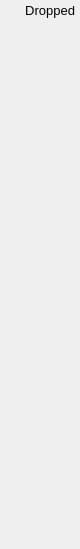
    <widget class="PyDMFrame" name="composite">
      <property name="geometry">
        <rect>
          <x>610</x>
          <y>40</y>
          <width>80</width>
          <height>549</height>
        </rect>
      </property>
      <widget class="QLabel" name="text_7">
        <property name="geometry">
          <rect>
            <x>5</x>
            <y>0</y>
            <width>70</width>
            <height>20</height>
          </rect>
        </property>
        <property name="text">
          <string>Dropped</string>
        </property>
        <property name="font" stdset="0">
          <font>
            <pointsize>10</pointsize>
          </font>
        </property>
        <property name="brush" stdset="0">
          <brush brushstyle="SolidPattern">
            <color alpha="255">
              <red>0</red>
              <green>0</green>
              <blue>0</blue>
            </color>
          </brush>
        </property>
        <property name="toolTip">
          <string>text_7</string>
        </property>
        <property name="alignment">
          <set>Qt::AlignRight|Qt::AlignTrailing|Qt::AlignVCenter</set>
        </property>
        <property name="styleSheet">
          <string notr="true">QLabel#text_7 {
  color: rgb(0, 0, 0);
  }</string>
        </property>
      </widget>
      <widget class="PyDMLabel" name="text_update_84">
        <property name="geometry">
          <rect>
            <x>0</x>
            <y>31</y>
            <width>80</width>
            <height>18</height>
          </rect>
        </property>
        <property name="toolTip">
          <string>PV: ${P}image1:DroppedArrays_RBV</string>
        </property>
        <property name="channel" stdset="0">
          <string>ca://${P}image1:DroppedArrays_RBV</string>
        </property>
        <property name="font" stdset="0">
          <font>
            <pointsize>10</pointsize>
          </font>
        </property>
        <property name="alignment">
          <set>Qt::AlignCenter</set>
        </property>
        <property name="textInteractionFlags">
          <set>Qt::TextSelectableByKeyboard|Qt::TextSelectableByMouse</set>
        </property>
        <property name="styleSheet">
          <string notr="true">PyDMLabel#text_update_84 {
  color: rgb(10, 0, 184);
  background-color: rgb(187, 187, 187);
  }</string>
        </property>
      </widget>
      <widget class="PyDMLabel" name="text_update_85">
        <property name="geometry">
          <rect>
            <x>0</x>
            <y>56</y>
            <width>80</width>
            <height>18</height>
          </rect>
        </property>
        <property name="toolTip">
          <string>PV: ${P}Proc1:DroppedArrays_RBV</string>
        </property>
        <property name="channel" stdset="0">
          <string>ca://${P}Proc1:DroppedArrays_RBV</string>
        </property>
        <property name="font" stdset="0">
          <font>
            <pointsize>10</pointsize>
          </font>
        </property>
        <property name="alignment">
          <set>Qt::AlignCenter</set>
        </property>
        <property name="textInteractionFlags">
          <set>Qt::TextSelectableByKeyboard|Qt::TextSelectableByMouse</set>
        </property>
        <property name="styleSheet">
          <string notr="true">PyDMLabel#text_update_85 {
  color: rgb(10, 0, 184);
  background-color: rgb(187, 187, 187);
  }</string>
        </property>
      </widget>
      <widget class="PyDMLabel" name="text_update_86">
        <property name="geometry">
          <rect>
            <x>0</x>
            <y>81</y>
            <width>80</width>
            <height>18</height>
          </rect>
        </property>
        <property name="toolTip">
          <string>PV: ${P}Trans1:DroppedArrays_RBV</string>
        </property>
        <property name="channel" stdset="0">
          <string>ca://${P}Trans1:DroppedArrays_RBV</string>
        </property>
        <property name="font" stdset="0">
          <font>
            <pointsize>10</pointsize>
          </font>
        </property>
        <property name="alignment">
          <set>Qt::AlignCenter</set>
        </property>
        <property name="textInteractionFlags">
          <set>Qt::TextSelectableByKeyboard|Qt::TextSelectableByMouse</set>
        </property>
        <property name="styleSheet">
          <string notr="true">PyDMLabel#text_update_86 {
  color: rgb(10, 0, 184);
  background-color: rgb(187, 187, 187);
  }</string>
        </property>
      </widget>
      <widget class="PyDMLabel" name="text_update_87">
        <property name="geometry">
          <rect>
            <x>0</x>
            <y>106</y>
            <width>80</width>
            <height>18</height>
          </rect>
        </property>
        <property name="toolTip">
          <string>PV: ${P}CC1:DroppedArrays_RBV</string>
        </property>
        <property name="channel" stdset="0">
          <string>ca://${P}CC1:DroppedArrays_RBV</string>
        </property>
        <property name="font" stdset="0">
          <font>
            <pointsize>10</pointsize>
          </font>
        </property>
        <property name="alignment">
          <set>Qt::AlignCenter</set>
        </property>
        <property name="textInteractionFlags">
          <set>Qt::TextSelectableByKeyboard|Qt::TextSelectableByMouse</set>
        </property>
        <property name="styleSheet">
          <string notr="true">PyDMLabel#text_update_87 {
  color: rgb(10, 0, 184);
  background-color: rgb(187, 187, 187);
  }</string>
        </property>
      </widget>
      <widget class="PyDMLabel" name="text_update_88">
        <property name="geometry">
          <rect>
            <x>0</x>
            <y>131</y>
            <width>80</width>
            <height>18</height>
          </rect>
        </property>
        <property name="toolTip">
          <string>PV: ${P}CC2:DroppedArrays_RBV</string>
        </property>
        <property name="channel" stdset="0">
          <string>ca://${P}CC2:DroppedArrays_RBV</string>
        </property>
        <property name="font" stdset="0">
          <font>
            <pointsize>10</pointsize>
          </font>
        </property>
        <property name="alignment">
          <set>Qt::AlignCenter</set>
        </property>
        <property name="textInteractionFlags">
          <set>Qt::TextSelectableByKeyboard|Qt::TextSelectableByMouse</set>
        </property>
        <property name="styleSheet">
          <string notr="true">PyDMLabel#text_update_88 {
  color: rgb(10, 0, 184);
  background-color: rgb(187, 187, 187);
  }</string>
        </property>
      </widget>
      <widget class="PyDMLabel" name="text_update_89">
        <property name="geometry">
          <rect>
            <x>0</x>
            <y>156</y>
            <width>80</width>
            <height>18</height>
          </rect>
        </property>
        <property name="toolTip">
          <string>PV: ${P}Over1:DroppedArrays_RBV</string>
        </property>
        <property name="channel" stdset="0">
          <string>ca://${P}Over1:DroppedArrays_RBV</string>
        </property>
        <property name="font" stdset="0">
          <font>
            <pointsize>10</pointsize>
          </font>
        </property>
        <property name="alignment">
          <set>Qt::AlignCenter</set>
        </property>
        <property name="textInteractionFlags">
          <set>Qt::TextSelectableByKeyboard|Qt::TextSelectableByMouse</set>
        </property>
        <property name="styleSheet">
          <string notr="true">PyDMLabel#text_update_89 {
  color: rgb(10, 0, 184);
  background-color: rgb(187, 187, 187);
  }</string>
        </property>
      </widget>
      <widget class="PyDMLabel" name="text_update_90">
        <property name="geometry">
          <rect>
            <x>0</x>
            <y>181</y>
            <width>80</width>
            <height>18</height>
          </rect>
        </property>
        <property name="toolTip">
          <string>PV: ${P}ROI1:DroppedArrays_RBV</string>
        </property>
        <property name="channel" stdset="0">
          <string>ca://${P}ROI1:DroppedArrays_RBV</string>
        </property>
        <property name="font" stdset="0">
          <font>
            <pointsize>10</pointsize>
          </font>
        </property>
        <property name="alignment">
          <set>Qt::AlignCenter</set>
        </property>
        <property name="textInteractionFlags">
          <set>Qt::TextSelectableByKeyboard|Qt::TextSelectableByMouse</set>
        </property>
        <property name="styleSheet">
          <string notr="true">PyDMLabel#text_update_90 {
  color: rgb(10, 0, 184);
  background-color: rgb(187, 187, 187);
  }</string>
        </property>
      </widget>
      <widget class="PyDMLabel" name="text_update_91">
        <property name="geometry">
          <rect>
            <x>0</x>
            <y>206</y>
            <width>80</width>
            <height>18</height>
          </rect>
        </property>
        <property name="toolTip">
          <string>PV: ${P}ROI2:DroppedArrays_RBV</string>
        </property>
        <property name="channel" stdset="0">
          <string>ca://${P}ROI2:DroppedArrays_RBV</string>
        </property>
        <property name="font" stdset="0">
          <font>
            <pointsize>10</pointsize>
          </font>
        </property>
        <property name="alignment">
          <set>Qt::AlignCenter</set>
        </property>
        <property name="textInteractionFlags">
          <set>Qt::TextSelectableByKeyboard|Qt::TextSelectableByMouse</set>
        </property>
        <property name="styleSheet">
          <string notr="true">PyDMLabel#text_update_91 {
  color: rgb(10, 0, 184);
  background-color: rgb(187, 187, 187);
  }</string>
        </property>
      </widget>
      <widget class="PyDMLabel" name="text_update_92">
        <property name="geometry">
          <rect>
            <x>0</x>
            <y>231</y>
            <width>80</width>
            <height>18</height>
          </rect>
        </property>
        <property name="toolTip">
          <string>PV: ${P}ROI3:DroppedArrays_RBV</string>
        </property>
        <property name="channel" stdset="0">
          <string>ca://${P}ROI3:DroppedArrays_RBV</string>
        </property>
        <property name="font" stdset="0">
          <font>
            <pointsize>10</pointsize>
          </font>
        </property>
        <property name="alignment">
          <set>Qt::AlignCenter</set>
        </property>
        <property name="textInteractionFlags">
          <set>Qt::TextSelectableByKeyboard|Qt::TextSelectableByMouse</set>
        </property>
        <property name="styleSheet">
          <string notr="true">PyDMLabel#text_update_92 {
  color: rgb(10, 0, 184);
  background-color: rgb(187, 187, 187);
  }</string>
        </property>
      </widget>
      <widget class="PyDMLabel" name="text_update_93">
        <property name="geometry">
          <rect>
            <x>0</x>
            <y>256</y>
            <width>80</width>
            <height>18</height>
          </rect>
        </property>
        <property name="toolTip">
          <string>PV: ${P}ROI4:DroppedArrays_RBV</string>
        </property>
        <property name="channel" stdset="0">
          <string>ca://${P}ROI4:DroppedArrays_RBV</string>
        </property>
        <property name="font" stdset="0">
          <font>
            <pointsize>10</pointsize>
          </font>
        </property>
        <property name="alignment">
          <set>Qt::AlignCenter</set>
        </property>
        <property name="textInteractionFlags">
          <set>Qt::TextSelectableByKeyboard|Qt::TextSelectableByMouse</set>
        </property>
        <property name="styleSheet">
          <string notr="true">PyDMLabel#text_update_93 {
  color: rgb(10, 0, 184);
  background-color: rgb(187, 187, 187);
  }</string>
        </property>
      </widget>
      <widget class="PyDMLabel" name="text_update_94">
        <property name="geometry">
          <rect>
            <x>0</x>
            <y>281</y>
            <width>80</width>
            <height>18</height>
          </rect>
        </property>
        <property name="toolTip">
          <string>PV: ${P}Stats1:DroppedArrays_RBV</string>
        </property>
        <property name="channel" stdset="0">
          <string>ca://${P}Stats1:DroppedArrays_RBV</string>
        </property>
        <property name="font" stdset="0">
          <font>
            <pointsize>10</pointsize>
          </font>
        </property>
        <property name="alignment">
          <set>Qt::AlignCenter</set>
        </property>
        <property name="textInteractionFlags">
          <set>Qt::TextSelectableByKeyboard|Qt::TextSelectableByMouse</set>
        </property>
        <property name="styleSheet">
          <string notr="true">PyDMLabel#text_update_94 {
  color: rgb(10, 0, 184);
  background-color: rgb(187, 187, 187);
  }</string>
        </property>
      </widget>
      <widget class="PyDMLabel" name="text_update_95">
        <property name="geometry">
          <rect>
            <x>0</x>
            <y>306</y>
            <width>80</width>
            <height>18</height>
          </rect>
        </property>
        <property name="toolTip">
          <string>PV: ${P}Stats2:DroppedArrays_RBV</string>
        </property>
        <property name="channel" stdset="0">
          <string>ca://${P}Stats2:DroppedArrays_RBV</string>
        </property>
        <property name="font" stdset="0">
          <font>
            <pointsize>10</pointsize>
          </font>
        </property>
        <property name="alignment">
          <set>Qt::AlignCenter</set>
        </property>
        <property name="textInteractionFlags">
          <set>Qt::TextSelectableByKeyboard|Qt::TextSelectableByMouse</set>
        </property>
        <property name="styleSheet">
          <string notr="true">PyDMLabel#text_update_95 {
  color: rgb(10, 0, 184);
  background-color: rgb(187, 187, 187);
  }</string>
        </property>
      </widget>
      <widget class="PyDMLabel" name="text_update_96">
        <property name="geometry">
          <rect>
            <x>0</x>
            <y>331</y>
            <width>80</width>
            <height>18</height>
          </rect>
        </property>
        <property name="toolTip">
          <string>PV: ${P}Stats3:DroppedArrays_RBV</string>
        </property>
        <property name="channel" stdset="0">
          <string>ca://${P}Stats3:DroppedArrays_RBV</string>
        </property>
        <property name="font" stdset="0">
          <font>
            <pointsize>10</pointsize>
          </font>
        </property>
        <property name="alignment">
          <set>Qt::AlignCenter</set>
        </property>
        <property name="textInteractionFlags">
          <set>Qt::TextSelectableByKeyboard|Qt::TextSelectableByMouse</set>
        </property>
        <property name="styleSheet">
          <string notr="true">PyDMLabel#text_update_96 {
  color: rgb(10, 0, 184);
  background-color: rgb(187, 187, 187);
  }</string>
        </property>
      </widget>
      <widget class="PyDMLabel" name="text_update_97">
        <property name="geometry">
          <rect>
            <x>0</x>
            <y>356</y>
            <width>80</width>
            <height>18</height>
          </rect>
        </property>
        <property name="toolTip">
          <string>PV: ${P}Stats4:DroppedArrays_RBV</string>
        </property>
        <property name="channel" stdset="0">
          <string>ca://${P}Stats4:DroppedArrays_RBV</string>
        </property>
        <property name="font" stdset="0">
          <font>
            <pointsize>10</pointsize>
          </font>
        </property>
        <property name="alignment">
          <set>Qt::AlignCenter</set>
        </property>
        <property name="textInteractionFlags">
          <set>Qt::TextSelectableByKeyboard|Qt::TextSelectableByMouse</set>
        </property>
        <property name="styleSheet">
          <string notr="true">PyDMLabel#text_update_97 {
  color: rgb(10, 0, 184);
  background-color: rgb(187, 187, 187);
  }</string>
        </property>
      </widget>
      <widget class="PyDMLabel" name="text_update_98">
        <property name="geometry">
          <rect>
            <x>0</x>
            <y>381</y>
            <width>80</width>
            <height>18</height>
          </rect>
        </property>
        <property name="toolTip">
          <string>PV: ${P}Stats5:DroppedArrays_RBV</string>
        </property>
        <property name="channel" stdset="0">
          <string>ca://${P}Stats5:DroppedArrays_RBV</string>
        </property>
        <property name="font" stdset="0">
          <font>
            <pointsize>10</pointsize>
          </font>
        </property>
        <property name="alignment">
          <set>Qt::AlignCenter</set>
        </property>
        <property name="textInteractionFlags">
          <set>Qt::TextSelectableByKeyboard|Qt::TextSelectableByMouse</set>
        </property>
        <property name="styleSheet">
          <string notr="true">PyDMLabel#text_update_98 {
  color: rgb(10, 0, 184);
  background-color: rgb(187, 187, 187);
  }</string>
        </property>
      </widget>
      <widget class="PyDMLabel" name="text_update_99">
        <property name="geometry">
          <rect>
            <x>0</x>
            <y>406</y>
            <width>80</width>
            <height>18</height>
          </rect>
        </property>
        <property name="toolTip">
          <string>PV: ${P}netCDF1:DroppedArrays_RBV</string>
        </property>
        <property name="channel" stdset="0">
          <string>ca://${P}netCDF1:DroppedArrays_RBV</string>
        </property>
        <property name="font" stdset="0">
          <font>
            <pointsize>10</pointsize>
          </font>
        </property>
        <property name="alignment">
          <set>Qt::AlignCenter</set>
        </property>
        <property name="textInteractionFlags">
          <set>Qt::TextSelectableByKeyboard|Qt::TextSelectableByMouse</set>
        </property>
        <property name="styleSheet">
          <string notr="true">PyDMLabel#text_update_99 {
  color: rgb(10, 0, 184);
  background-color: rgb(187, 187, 187);
  }</string>
        </property>
      </widget>
      <widget class="PyDMLabel" name="text_update_100">
        <property name="geometry">
          <rect>
            <x>0</x>
            <y>431</y>
            <width>80</width>
            <height>18</height>
          </rect>
        </property>
        <property name="toolTip">
          <string>PV: ${P}TIFF1:DroppedArrays_RBV</string>
        </property>
        <property name="channel" stdset="0">
          <string>ca://${P}TIFF1:DroppedArrays_RBV</string>
        </property>
        <property name="font" stdset="0">
          <font>
            <pointsize>10</pointsize>
          </font>
        </property>
        <property name="alignment">
          <set>Qt::AlignCenter</set>
        </property>
        <property name="textInteractionFlags">
          <set>Qt::TextSelectableByKeyboard|Qt::TextSelectableByMouse</set>
        </property>
        <property name="styleSheet">
          <string notr="true">PyDMLabel#text_update_100 {
  color: rgb(10, 0, 184);
  background-color: rgb(187, 187, 187);
  }</string>
        </property>
      </widget>
      <widget class="PyDMLabel" name="text_update_101">
        <property name="geometry">
          <rect>
            <x>0</x>
            <y>456</y>
            <width>80</width>
            <height>18</height>
          </rect>
        </property>
        <property name="toolTip">
          <string>PV: ${P}JPEG1:DroppedArrays_RBV</string>
        </property>
        <property name="channel" stdset="0">
          <string>ca://${P}JPEG1:DroppedArrays_RBV</string>
        </property>
        <property name="font" stdset="0">
          <font>
            <pointsize>10</pointsize>
          </font>
        </property>
        <property name="alignment">
          <set>Qt::AlignCenter</set>
        </property>
        <property name="textInteractionFlags">
          <set>Qt::TextSelectableByKeyboard|Qt::TextSelectableByMouse</set>
        </property>
        <property name="styleSheet">
          <string notr="true">PyDMLabel#text_update_101 {
  color: rgb(10, 0, 184);
  background-color: rgb(187, 187, 187);
  }</string>
        </property>
      </widget>
      <widget class="PyDMLabel" name="text_update_102">
        <property name="geometry">
          <rect>
            <x>0</x>
            <y>481</y>
            <width>80</width>
            <height>18</height>
          </rect>
        </property>
        <property name="toolTip">
          <string>PV: ${P}Nexus1:DroppedArrays_RBV</string>
        </property>
        <property name="channel" stdset="0">
          <string>ca://${P}Nexus1:DroppedArrays_RBV</string>
        </property>
        <property name="font" stdset="0">
          <font>
            <pointsize>10</pointsize>
          </font>
        </property>
        <property name="alignment">
          <set>Qt::AlignCenter</set>
        </property>
        <property name="textInteractionFlags">
          <set>Qt::TextSelectableByKeyboard|Qt::TextSelectableByMouse</set>
        </property>
        <property name="styleSheet">
          <string notr="true">PyDMLabel#text_update_102 {
  color: rgb(10, 0, 184);
  background-color: rgb(187, 187, 187);
  }</string>
        </property>
      </widget>
      <widget class="PyDMLabel" name="text_update_103">
        <property name="geometry">
          <rect>
            <x>0</x>
            <y>506</y>
            <width>80</width>
            <height>18</height>
          </rect>
        </property>
        <property name="toolTip">
          <string>PV: ${P}Magick1:DroppedArrays_RBV</string>
        </property>
        <property name="channel" stdset="0">
          <string>ca://${P}Magick1:DroppedArrays_RBV</string>
        </property>
        <property name="font" stdset="0">
          <font>
            <pointsize>10</pointsize>
          </font>
        </property>
        <property name="alignment">
          <set>Qt::AlignCenter</set>
        </property>
        <property name="textInteractionFlags">
          <set>Qt::TextSelectableByKeyboard|Qt::TextSelectableByMouse</set>
        </property>
        <property name="styleSheet">
          <string notr="true">PyDMLabel#text_update_103 {
  color: rgb(10, 0, 184);
  background-color: rgb(187, 187, 187);
  }</string>
        </property>
      </widget>
      <widget class="PyDMLabel" name="text_update_104">
        <property name="geometry">
          <rect>
            <x>0</x>
            <y>531</y>
            <width>80</width>
            <height>18</height>
          </rect>
        </property>
        <property name="toolTip">
          <string>PV: ${P}HDF1:DroppedArrays_RBV</string>
        </property>
        <property name="channel" stdset="0">
          <string>ca://${P}HDF1:DroppedArrays_RBV</string>
        </property>
        <property name="font" stdset="0">
          <font>
            <pointsize>10</pointsize>
          </font>
        </property>
        <property name="alignment">
          <set>Qt::AlignCenter</set>
        </property>
        <property name="textInteractionFlags">
          <set>Qt::TextSelectableByKeyboard|Qt::TextSelectableByMouse</set>
        </property>
        <property name="styleSheet">
          <string notr="true">PyDMLabel#text_update_104 {
  color: rgb(10, 0, 184);
  background-color: rgb(187, 187, 187);
  }</string>
        </property>
      </widget>
    </widget>
